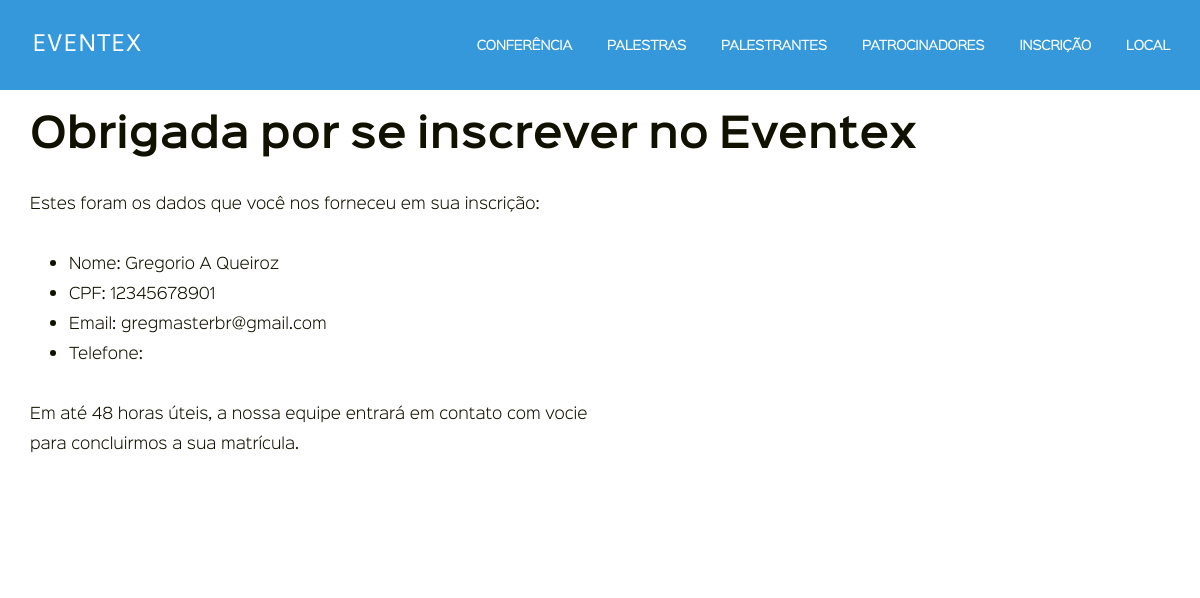
The app's page /inscricao/3/ with its own data.
### eventex/subscriptions/models.py (models this page shows, shortened)
class Subscription(models.Model):
    name = models.CharField('nome',max_length=100)
    cpf = models.CharField('CPF',max_length=11,validators=[validate_cpf])
    email = models.EmailField('e-mail', blank=True)
    phone = models.CharField('telefone',max_length=20, blank=True)
    created_at = models.DateTimeField('criado em',auto_now=True)
    paid = models.BooleanField('pago',default=False)
    class Meta:
        verbose_name_plural = 'inscrições'
        verbose_name = 'inscricao'
        ordering = ('-created_at',)

### eventex/subscriptions/views.py (the view)
# urls.py: path('<int:pk>/',detail, name='detail'),
def detail(request,pk):
   try:
      subscription = Subscription.objects.get(pk=pk)
   except Subscription.DoesNotExist:
      raise Http404
   return render(request, 'subscriptions/subscription_detail.html', {'subscription': subscription})

### eventex/subscriptions/templates/subscriptions/subscription_detail.html (shortened to what this page needs)
{% extends 'base.html' %}
{% block content %}
    <section>
        <div class="content row padding-bottom-3 desktop-12 container">
            <h1>Obrigada por se inscrever no Eventex</h1>
            <div class="desktop-6">
                <p>Estes foram os dados que você nos forneceu em sua inscrição:</p>
                <ul>
                    <li>Nome: {{ subscription.name }}</li>
                    <li>CPF: {{ subscription.cpf }}</li>
                    <li>Email: {{ subscription.email }}</li>
                    <li>Telefone: {{ subscription.phone }}</li>
                </ul>
                <p>Em até 48 horas úteis, a nossa equipe entrará em contato com vocie para concluirmos a sua matrícula.</p>
        </div>
    </section>
{% endblock content %}
{% load static %}

### eventex/core/static/css/main.css (style rules this page uses)
body { font-family: 'sinkin_sans300_light', serif; }
h1, h2, h3, h4, h5, h6 { font-family: 'sinkin_sans600_semibold', serif; }
h1 { padding: 10px 0 14px; }
h1, h2 { letter-spacing: -0.006em; word-spacing: -0.05em; }
p, li, dt, dd, th, td, caption { font-size: 1.5em; line-height: 30px; }
p, ul, ol, dl { padding: 7px 0 23px; }
ul, ol { padding-right: 0; padding-left: 3.9em; }

### records on screen
Subscription: name "Gregorio A Queiroz", cpf "12345678901", email "gregmasterbr@gmail.com"
